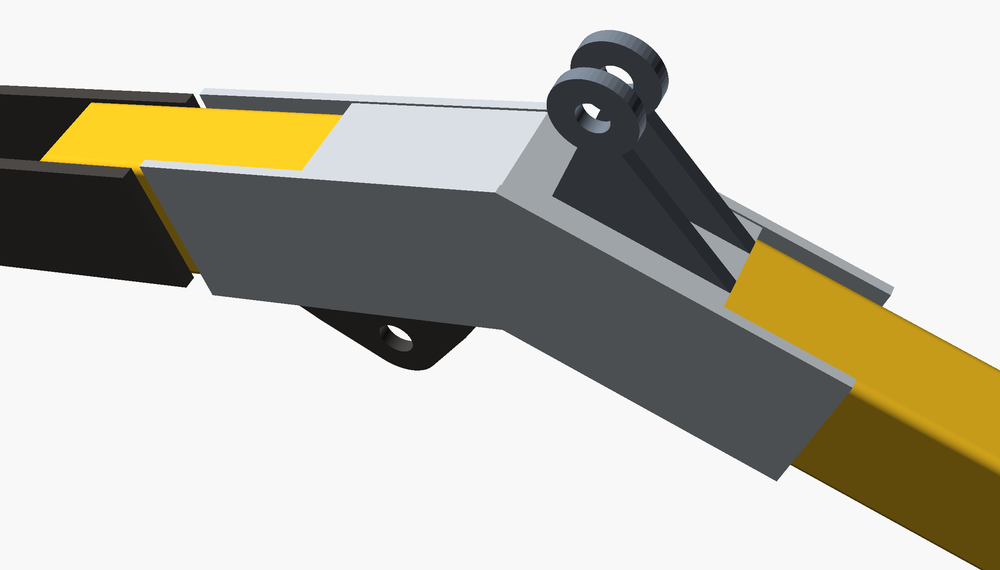
#> input picture _deprecated/print3d-parts_assembly/img/part_boom_mount.png, 1000 x 570 px, shrunk from 2400 x 1369 before the run
$ python trim_png.py ../_deprecated/print3d-parts_assembly/img/part_boom_mount.png
#> lines starting #> are read from the running program, lines starting #| are printed output that depends on the picture; after the words box and inside, x2 and y2 are one past the last pixel; in counts of white or black regions, pixels touching at a corner belong together
#!/usr/bin/env python3
"""Обрізає порожні поля навколо рендера, лишаючи рівну рамку.

`openscad --viewall` вписує не деталь, а її габаритну СФЕРУ, тож довга тонка
деталь займає 16–17 % кадру, решта — тло. Тут кадр підрізається по вмісту.

Тло визначається за кутовим пікселем, поріг — щоб не чіплятися за згладжування.
Файли переписуються на місці.

  tools/trim_png.py docs/img/part_*.png
  tools/trim_png.py --margin 3 файл.png        # рамка у % від більшого боку вмісту
  tools/trim_png.py --common поза1.png поза2.png ...

`--common` рахує ОДНУ рамку на всі файли (об'єднання їхнього вмісту) і ріже всіх
однаково. Саме так і тільки так можна підрізати знімки поз (`side_default`,
`folded`, `max_reach`, `dig_deep`, `max_height`): вони знімаються однією камерою
й порівнюються між собою, тож після НЕЗАЛЕЖНОЇ підрізки кожен дістав би свій
масштаб і порівняння перестало б бути порівнянням.
"""
import argparse
import os
import sys

from PIL import Image, ImageChops

THRESH = 8          # відхилення від тла, за яким піксель вважається вмістом


def content_box(im):
    bg = Image.new('RGB', im.size, im.getpixel((0, 0)))
    mask = ImageChops.difference(im, bg).convert('L').point(lambda p: 255 if p > THRESH else 0)
    return mask.getbbox()


def with_margin(bb, size, margin_pct, min_margin=14):
    w, h = size
    m = max(min_margin, int(max(bb[2] - bb[0], bb[3] - bb[1]) * margin_pct / 100))
    return (max(0, bb[0] - m), max(0, bb[1] - m), min(w, bb[2] + m), min(h, bb[3] + m))


def crop_to(path, box):
    im = Image.open(path).convert('RGB')
    w, h = im.size
    if box == (0, 0, w, h):
        print(f'  {path}: підрізати нема що')
        return False
    bb = content_box(im)
    im.crop(box).save(path)
    fill = ((bb[2] - bb[0]) * (bb[3] - bb[1])) if bb else 0
    now = fill / ((box[2] - box[0]) * (box[3] - box[1])) * 100
    print(f'  {path}: {w}×{h} → {box[2]-box[0]}×{box[3]-box[1]}, '
          f'вміст {fill / (w * h) * 100:.0f}% → {now:.0f}%')
    return True


def trim(path, margin_pct):
    im = Image.open(path).convert('RGB')
    bb = content_box(im)
    if not bb:
        print(f'  {path}: порожній кадр — пропущено')
        return False
    return crop_to(path, with_margin(bb, im.size, margin_pct))


def edges(path):
    """Яких країв кадру торкається геометрія. Порожній список = деталь ціла в кадрі."""
    im = Image.open(path).convert('RGB')
    w, h = im.size
    bb = content_box(im)
    if not bb:
        return ['порожній']
    return [n for n, c in (('ліворуч', bb[0] <= 1), ('зверху', bb[1] <= 1),
                           ('праворуч', bb[2] >= w - 1), ('знизу', bb[3] >= h - 1)) if c]


def main():
    ap = argparse.ArgumentParser()
    ap.add_argument('files', nargs='+')
    ap.add_argument('--margin', type=float, default=3.0, help='рамка, %% від більшого боку вмісту')
    ap.add_argument('--common', action='store_true', help='одна рамка на всі файли')
    ap.add_argument('--edges', action='store_true',
                    help='нічого не різати: лише сказати, чи деталь не вилазить за кадр')
    ap.add_argument('--report', action='store_true',
                    help='таблиця по всіх файлах: розмір, заповнення, краї, порожні')
    a = ap.parse_args()
    if a.report:
        # Одна команда замість десятка відкритих картинок: більшість питань про
        # рендер («не порожньо? не зрізано? не половина кадру біла?») — числові.
        print(f'{"файл":38} {"розмір":>12} {"вміст":>6}  стан')
        for f in a.files:
            im = Image.open(f).convert('RGB')
            w, h = im.size
            bb = content_box(im)
            if not bb:
                print(f'{os.path.basename(f):38} {f"{w}×{h}":>12} {"—":>6}  ПОРОЖНІЙ')
                continue
            fill = (bb[2] - bb[0]) * (bb[3] - bb[1]) / (w * h) * 100
            e = edges(f)
            state = f'ЗРІЗАНО: {", ".join(e)}' if e else ('багато полів' if fill < 55 else 'ok')
            print(f'{os.path.basename(f):38} {f"{w}×{h}":>12} {fill:5.0f}%  {state}')
        return
    if a.edges:
        bad = 0
        for f in a.files:
            e = edges(f)
            if e:
                print(f'  !!! {os.path.basename(f)}: ЗРІЗАНО {", ".join(e)}')
                bad += 1
        print(f'  цілих у кадрі: {len(a.files) - bad} з {len(a.files)}')
        sys.exit(1 if bad else 0)
    files = [f for f in a.files if os.path.isfile(f)]
    for f in set(a.files) - set(files):
        print(f'  {f}: немає файлу', file=sys.stderr)
    if not files:
        return

    n = 0
    if a.common:
        sizes = {Image.open(f).size for f in files}
        if len(sizes) > 1:
            sys.exit(f'--common потребує однакового розміру кадрів, а тут {sizes}')
        box = None
        for f in files:
            bb = content_box(Image.open(f).convert('RGB'))
            if bb:
                box = bb if box is None else (min(box[0], bb[0]), min(box[1], bb[1]),
                                              max(box[2], bb[2]), max(box[3], bb[3]))
        if box is None:
            sys.exit('усі кадри порожні')
        box = with_margin(box, sizes.pop(), a.margin)
        for f in files:
            n += crop_to(f, box)
    else:
        for f in files:
            n += trim(f, a.margin)
#> in trim, im is the input picture: PIL image 1000x570 RGB; mean R, G, B 190.1, 187.3, 175.8
#> in content_box, `bg = Image.new('RGB', im.size, im.getpixel((0, 0)))`: bg: PIL image 1000x570 RGB; every value is 248
#> in content_box, `mask = ImageChops.difference(im, bg).convert('L').point(lambda p: 255 ..`:
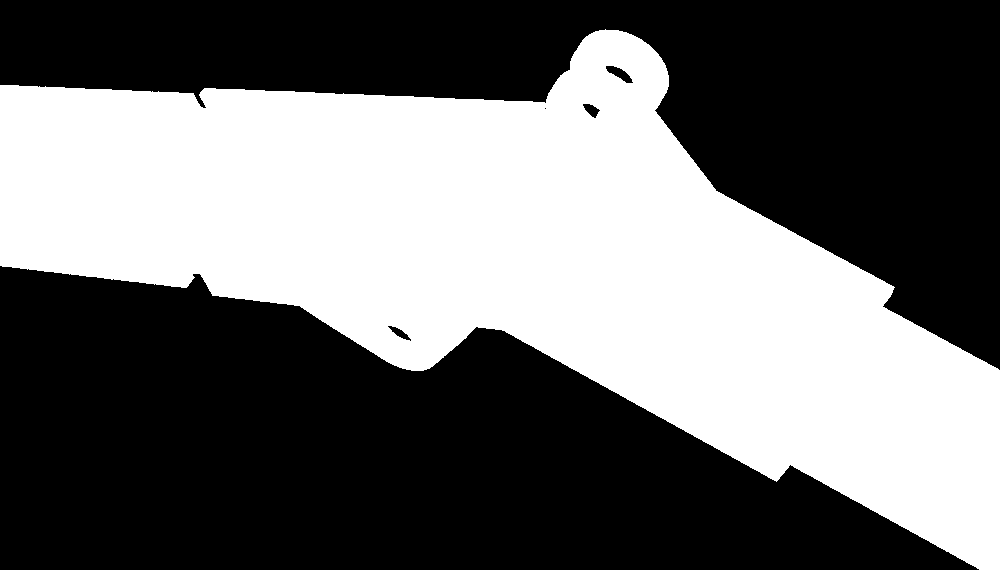
#> mask: PIL image 1000x570 L; 41.9% white; 1 white region, box (x1, y1, x2, y2) and area: (0, 29, 1000, 570) 238880
#> in trim, `bb = content_box(im)`: bb = (0, 29, 1000, 570)
#> in with_margin, `m = max(min_margin, int(max(bb[2] - bb[0], bb[3] - bb[1]) * margin_pct..`: m = 30
#> n = 0
    print(f'  підрізано: {n}')
#|   підрізано: 0


if __name__ == '__main__':
    main()

$ run again, on _deprecated/print3d-parts_assembly/img/part_stick_mount.png
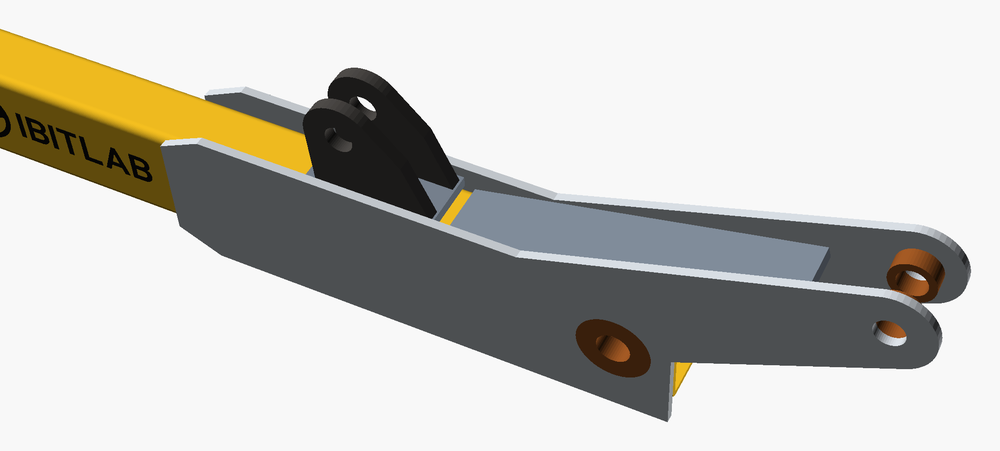
#> input picture _deprecated/print3d-parts_assembly/img/part_stick_mount.png, 1000 x 451 px, shrunk from 2042 x 920 before the run
#> in trim, im is the input picture: PIL image 1000x451 RGB; mean R, G, B 196.6, 195, 188.9
#> bg: PIL image 1000x451 RGB; every value is 248
#> in content_box, `mask = ImageChops.difference(im, bg).convert('L').point(lambda p: 255 ..`:
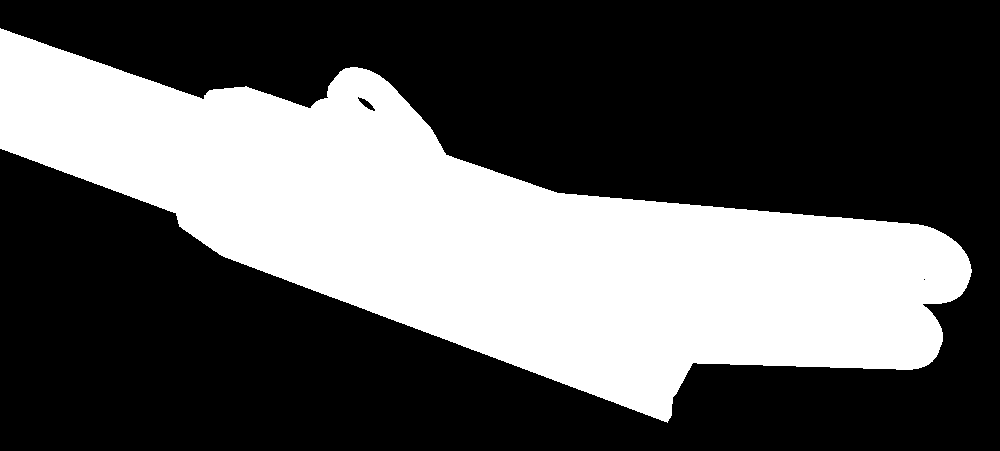
#> mask: PIL image 1000x451 L; 35.7% white; 1 white region, box (x1, y1, x2, y2) and area: (0, 28, 972, 423) 160782
#> bb = (0, 28, 972, 423)
#> m = 29
#> n = 0
#|   підрізано: 0

$ run again, on _deprecated/print3d-parts_assembly/img/pdf_assembly.png
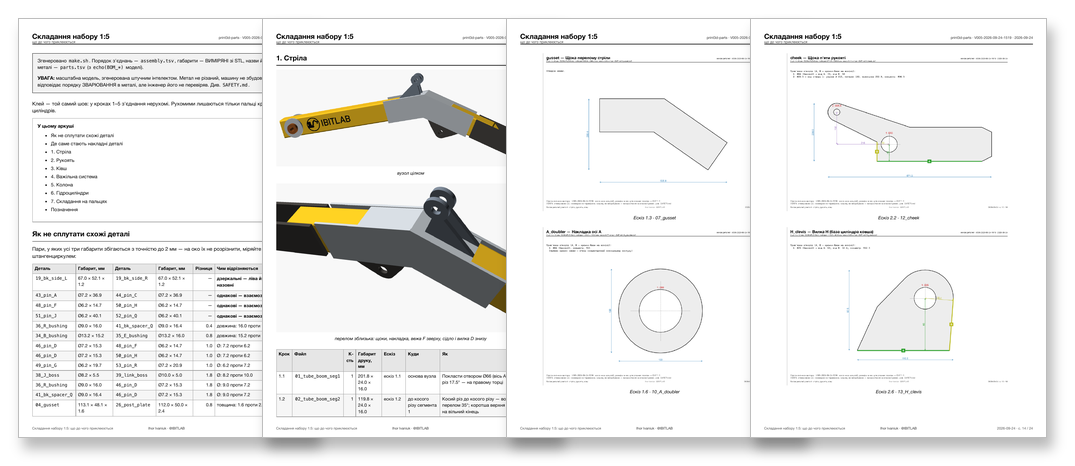
#> input picture _deprecated/print3d-parts_assembly/img/pdf_assembly.png, 1075 x 466 px
#> in trim, `im = Image.open(path).convert('RGB')`:
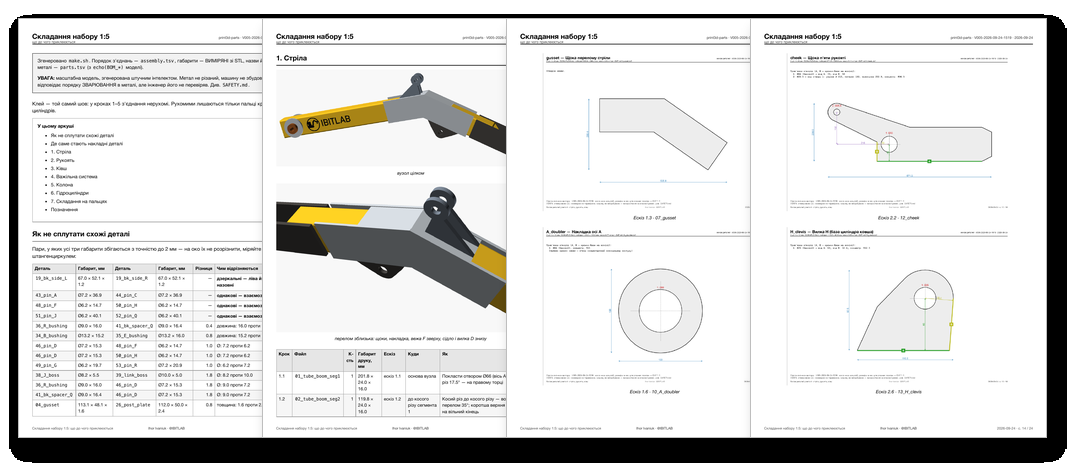
#> im: PIL image 1075x466 RGB; mean R, G, B 219.3, 219.2, 218.1
#> bg: PIL image 1075x466 RGB; every value is 255
#> in content_box, `mask = ImageChops.difference(im, bg).convert('L').point(lambda p: 255 ..`:
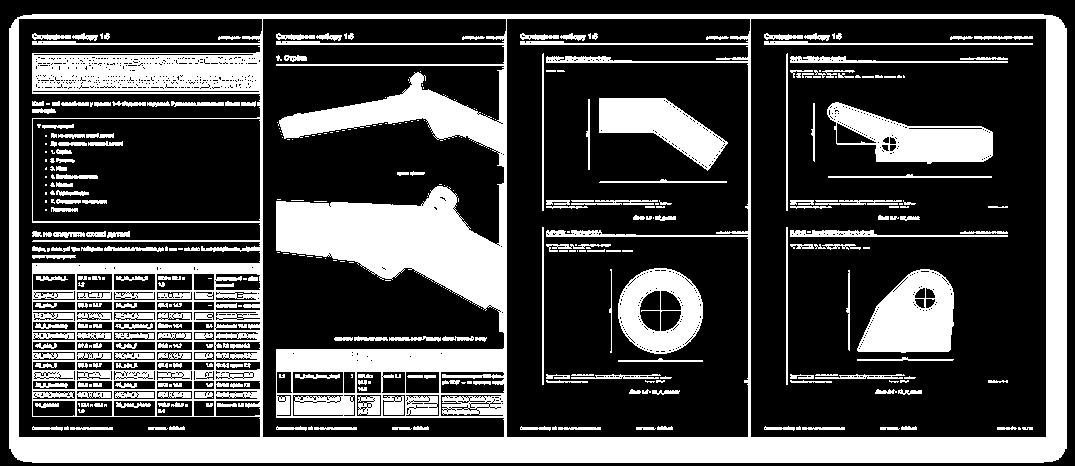
#> mask: PIL image 1075x466 L; 30.3% white; 384 white regions (146 under 20 px), largest, box (x1, y1, x2, y2) and area: (9, 14, 1067, 463) 109748, (857, 269, 954, 353) 5602, (827, 102, 993, 164) 5287
#> bb = (9, 14, 1067, 463)
#> m = 31
#> n = 0
#|   підрізано: 0
